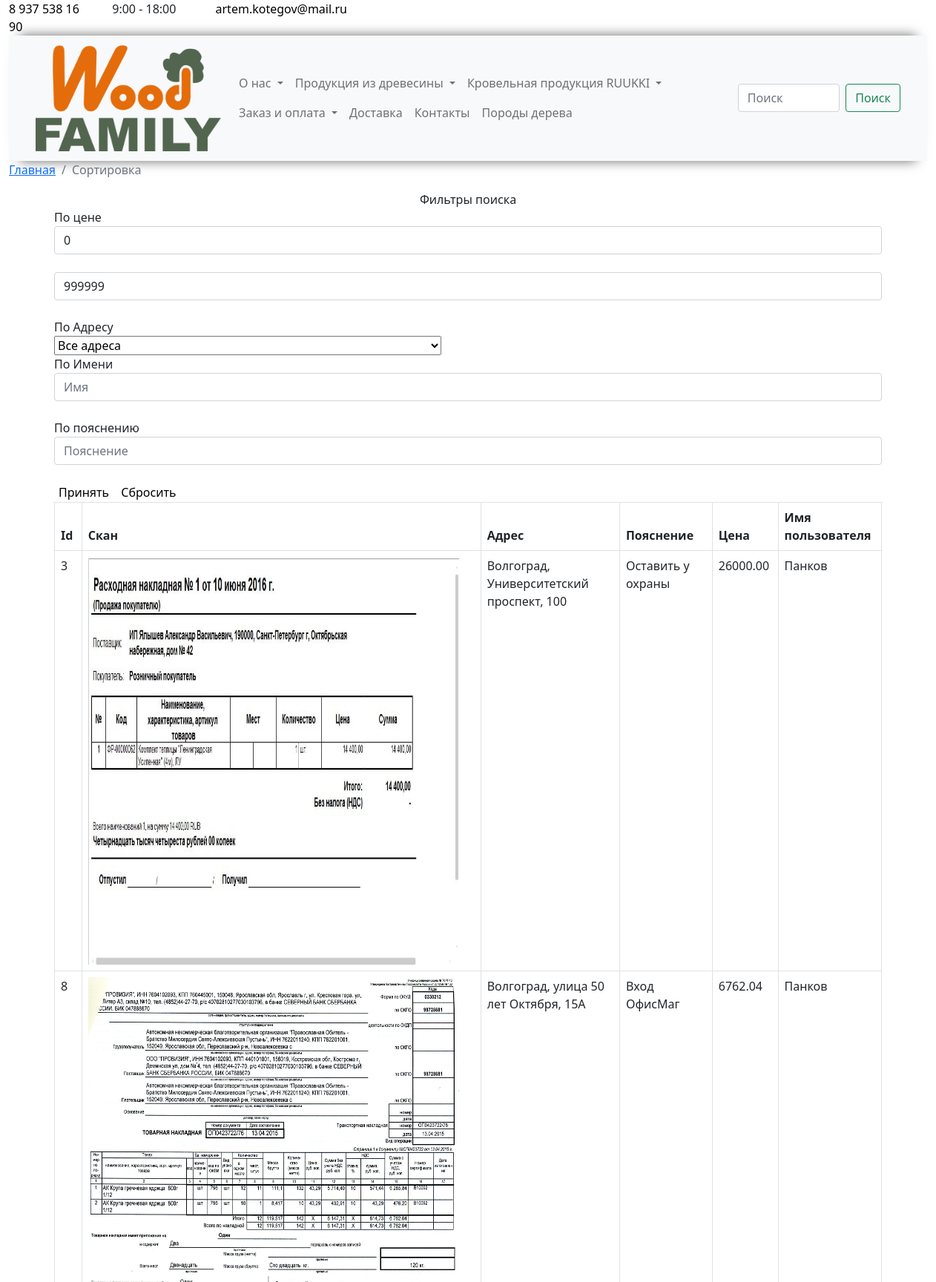
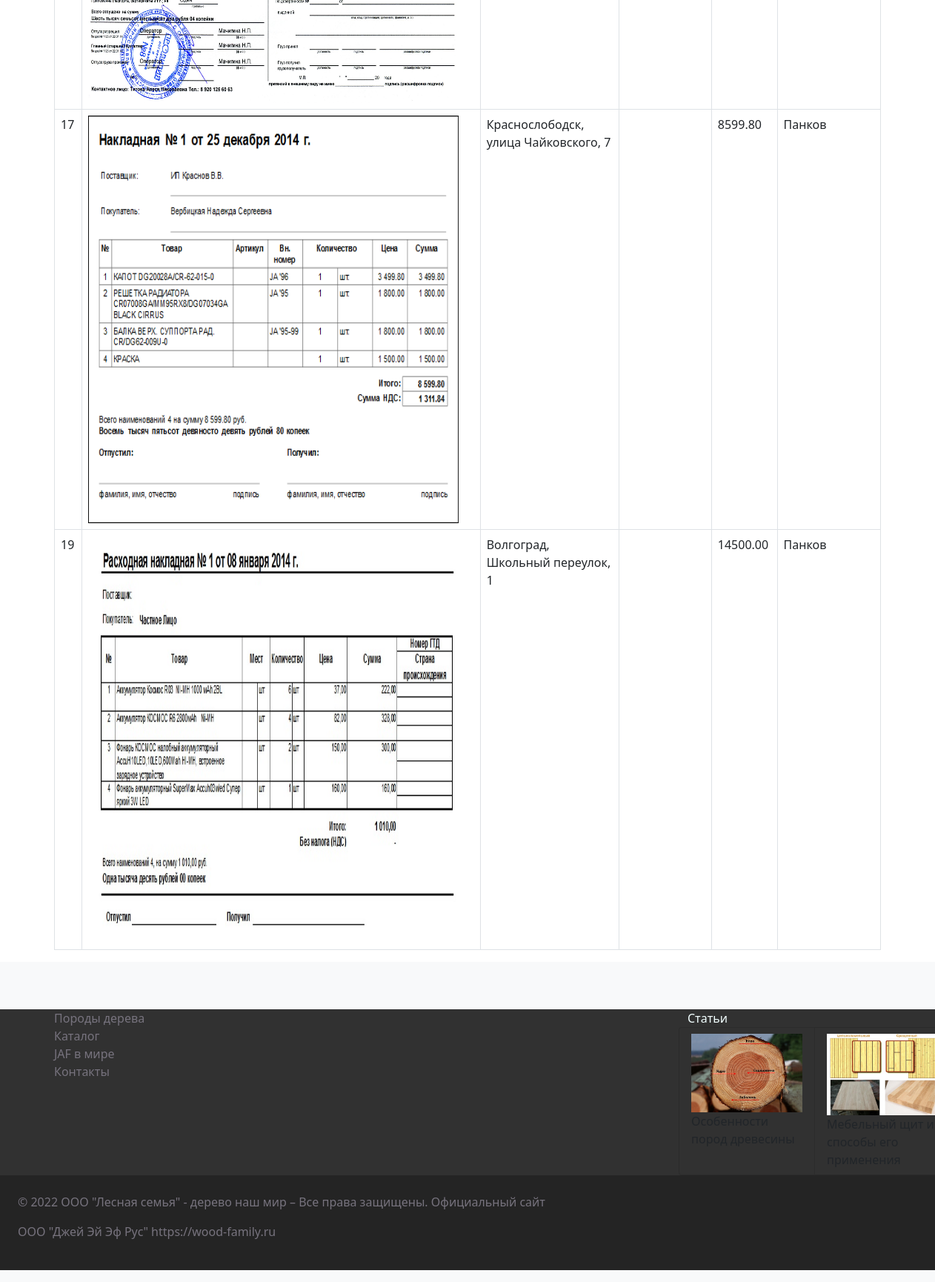
The page /orders.php?name=Панков on the database its author committed (2 pictures, top to bottom).
### tables this page shows
CREATE TABLE `transactions` (
  `invoiceId` int(11) NOT NULL,
  `invoiceScan` varchar(150) NOT NULL,
  `deliveryAdress` varchar(60) NOT NULL,
  `orderNote` text NOT NULL,
  `orderCost` decimal(10,2) NOT NULL,
  `customerId` int(11) NOT NULL
);

CREATE TABLE `customers` (
  `customerId` int(11) NOT NULL,
  `customerName` varchar(45) NOT NULL
);

### orders.php (the view, shortened to what this page needs)
<?php
    $hostname = "localhost";
    $username = "root";
    $password = "root";
    $databaseName = "orders";
    $connect = mysqli_connect($hostname, $username, $password, $databaseName);
    $query = "SELECT transactions.invoiceId,transactions.invoiceScan,transactions.deliveryAdress,transactions.orderNote,transactions.orderCost,customers.customerName FROM transactions inner join customers ON transactions.customerId = customers.customerId ORDER BY transactions.invoiceId ASC";
?>
<!DOCTYPE html>
<html lang="ru">
<head>
    <link rel="stylesheet" href="MainStyle.css">
    <link href="https://cdn.jsdelivr.net/npm/bootstrap@5.0.2/dist/css/bootstrap.min.css" rel="stylesheet">
</head>
<body class="d-flex flex-column min-vh-100">
<div class="container-fluid" >
    <div class="row" style="max-width: 45%">
        <div class="col-3">
            <a class="contact-phone" href="tel:89375381690" title="8 800 555 35 35">
                <span> 8 937 538 16 90</span>
            </a>
        </div>
        <div class="col-3">
            <div class="work-time">
                <span>9:00 - 18:00</span>
            </div>
        </div>
        <div class="col-3">
            <a class="contact-mail" href="mailto:artem.kotegov@mail.ru" title="artem.kotegov@mail.ru">
                <span>artem.kotegov@mail.ru</span>
            </a>
        </div>
    </div>
    <div class="container-fluid" style="background-color: #F8F9FA">
        <div class="row" style="box-shadow:
                 0 15px 15px  -15px dimgrey ,
                 0 -15px 15px  -15px dimgrey;">
            <div class="col-12">
                <nav class="navbar navbar-expand-lg navbar-light bg-light">
                    <div class="container-fluid">
                        <a class="navbar-brand" href="#" onClick='location.href="index.php"'>
                            <img src="image/icon.png" style="max-width: 250px;max-height: 150px;">
                        </a>
                        <div class="collapse navbar-collapse" id="navbarSupportedContent">
                            <ul class="navbar-nav me-auto mb-2 mb-lg-0">
                                <li class="nav-item dropdown">
                                    <a class="nav-link dropdown-toggle" href="#" id="navbarDropdown1" role="button" data-bs-toggle="dropdown" aria-expanded="false">
                                        О нас
                                    </a>
                                </li>
                                <li class="nav-item dropdown">
                                    <a class="nav-link dropdown-toggle" href="#" id="navbarDropdown2" role="button" data-bs-toggle="dropdown" aria-expanded="false">
                                        Продукция из древесины
                                    </a>
                                </li>
                                <li class="nav-item dropdown">
                                    <a class="nav-link dropdown-toggle" href="#" id="navbarDropdown3" role="button" data-bs-toggle="dropdown" aria-expanded="false">
                                        Кровельная продукция RUUKKI
                                    </a>
                                </li>
                                <li class="nav-item dropdown">
                                    <a class="nav-link dropdown-toggle" href="#" id="navbarDropdown4" role="button" data-bs-toggle="dropdown" aria-expanded="false">
                                        Заказ и оплата
                                    </a>
                                </li>
                                <li class="nav-item dropdown">
                                    <a class="nav-link dropdown-x" href="#" id="navbarDropdown5" role="button" data-bs-toggle="dropdown" aria-expanded="false" onClick='location.href="orders.php"'>
                                        Доставка
                                    </a>
                                </li>
                                <li class="nav-item dropdown">
                                    <a class="nav-link dropdown-x" href="#" id="navbarDropdown6" role="button" data-bs-toggle="dropdown" aria-expanded="false">
                                        Контакты
                                    </a>
                                </li>
                                <li class="nav-item dropdown">
                                    <a class="nav-link dropdown-x" href="#" id="navbarDropdown7" role="button" data-bs-toggle="dropdown" aria-expanded="false">
                                        Породы дерева
                                    </a>
                                </li>
                            </ul>
                            <form class="d-flex">
                                <input class="form-control me-2" type="search" placeholder="Поиск" aria-label="Поиск">
                                <button class="btn btn-outline-success" type="submit">Поиск</button>
                            </form>
                        </div>
                    </div>
                </nav>
            </div>
        </div>
    </div>
    <div class="row">
        <nav aria-label="breadcrumb">
            <ol class="breadcrumb">
                <li class="breadcrumb-item"><a href="#" onClick='location.href="index.php"'>Главная</a></li>
                <li class="breadcrumb-item active" aria-current="page">Сортировка</li>
            </ol>
        </nav>
    </div>
    <div class="container">
        <div class ="row">
            <span style="text-align: center">Фильтры поиска</span>
            <span style="text-align: left">По цене</span>
            <form method="GET" id="search">
                <input class="form-control" type="number" name="minimum" placeholder="От" value="<?php
                if (isset($_GET['minimum']))
                    echo $_GET['minimum'];
                else echo 0
                ?>" size="5">
                <br>
                <input class="form-control" type="number" name="maximum" placeholder="До" value="<?php
                if (isset($_GET['maximum']))
                    echo $_GET['maximum'];
                else echo 999999
                ?>" size="5">
                <br>
                <span style="text-align: center">По Адресу</span>
                <br>
                <select class="select" name="select_address">
                    <option value="all">Все адреса</option>
                </select>
                <br>
                <span style="text-align: center">По Имени</span>
                <br>
                <input class="form-control" type="text" name="name" placeholder="Имя" <?php
                if (isset($_GET['name']))
                    echo $_GET['name'];
                else echo ' '
                ?>" size="5">
                <br>
                <span style="text-align: center">По пояснению</span>
                <br>
                <input class="form-control" type="text" name="note" placeholder="Пояснение" <?php
                if (isset($_GET['note'])!='')
                    echo $_GET['note'];
                ?> size="5">
                <br>
                <input type="submit" form="search" value="Принять">
                <input type="reset" form="search" onClick='location.href="orders.php"' value="Сбросить">
            </form>
            <?php
                $min = 0;
                $max = 999999;
                $name = '';
                $note = '';
                if (isset($_GET['name']) != '')
                {
                    $name = htmlspecialchars(strip_tags(stripslashes(trim($_GET['name']))));
                }
                if((!empty($name))and(empty($note))and($selected_address="all"))
                {
                    $query = "SELECT transactions.invoiceId,transactions.invoiceScan,transactions.deliveryAdress,transactions.orderNote,transactions.orderCost,customers.customerName FROM transactions inner join customers ON transactions.customerId = customers.customerId WHERE transactions.orderCost >= '$min' and transactions.orderCost < '$max' and customers.customerName='$name' ORDER BY transactions.invoiceId ASC";
                }
                $result_table = mysqli_query($connect, $query);
            ?>
        </div>
        <div class="row">
            <div class="col-12">
                <table class="table table-bordered" id="orders" class="display" style="width: 100%">
                    <thead>
                    <tr>
                        <th style="width:20px">Id</th>
                        <th style="width:500px">Скан</th>
                        <th style="width:180px">Адрес</th>
                        <th style="width:120px">Пояснение</th>
                        <th style="width:80px">Цена</th>
                        <th style="width:80px">Имя пользователя</th>
                    </tr>
                    </thead>
                    <tbody>
                    <?php while($row1 = mysqli_fetch_array($result_table)):;?>
                        <tr>
                            <td><?php echo $row1[0];?></td>
                            <td><img src="image/<?php echo $row1[1];?>" alt="" height=550 width=500></img></td>
                            <td><?php echo $row1[2];?></td>
                            <td><?php echo $row1[3];?></td>
                            <td><?php echo $row1[4];?></td>
                            <td><?php echo $row1[5];?></td>
                        </tr>
                    <?php endwhile;?>
                    </tbody>
                </table>
            </div>
        </div>
    </div>
</div>
<footer class="footer mt-auto py-3 bg-light">
    <section class="articles_block" style="background-color: #313131;color:#77737E">
        <div class="container text-left text-md-start mt-5">
            <div class="row mt-3">
                <div class="col-3">
                    <div class="row">
                        <span>Породы дерева</span>
                    </div>
                    <div class="row">
                        <span>Каталог</span>
                    </div>
                    <div class="row">
                        <span>JAF в мире</span>
                    </div>
                    <div class="row">
                        <span>Контакты</span>
                    </div>
                </div>
                <div class="col-6">
                </div>
                <div class="col-3 float-end">
                    <div class="articles text-left" style="color:#F2FFFF">
                        Статьи
                        <div class="row">
                            <ul class="list-group list-group-horizontal">
                                <li class="list-group-item" style="background-color: #313131;"><img src="image/articles1.jpg" style="max-width: 150px;max-height: 150px;color:#3A3A3A">Особенности пород древесины</li>
                                <li class="list-group-item" style="background-color: #313131;"> <img src="image/articles2.jpg" style="max-width: 150px;max-height: 150px;color:#3A3A3A">Мебельный щит и способы его применения</li>
                            </ul>
                        </div>
                    </div>
                </div>
            </div>
        </div>
    </section>
    <div class="footer">
        <div class="text-left p-4" style="background-color:#242424;">
            <p class="text-break" style=" color:#77737E">© 2022 ООО "Лесная семья" - дерево наш мир – Все права защищены. Официальный сайт</p>
            <p class="text-break" style=" color:#77737E">ООО "Джей Эй Эф Рус" https://wood-family.ru</p>
        </div>
    </div>
</footer>
</body>
</html>

### MainStyle.css (style rules this page uses)
a.contact-phone { color: black; text-decoration: none; }
a.contact-mail { color: black; text-decoration: none; }
body { font-size: calc(.9em + .0375 * ((100vw - 20em)/ 40)); font-family: 'Open Sans'; text-align: inherit; }
.articles { justify-content: right; }
.dropdown { justify-content: left; }
.navbar-nav { display: flex; flex-wrap: wrap; }
input { border-style: none; background-color: #FFFFFF; }

### rows shown on the page
transactions: invoiceId "3", invoiceScan (picture), deliveryAdress "Волгоград, Университетский проспект, 100", orderNote "Оставить у охраны", orderCost "26000.00", customerId.customerName "Панков"
transactions: invoiceId "8", invoiceScan (picture), deliveryAdress "Волгоград, улица 50 лет Октября, 15А", orderNote "Вход ОфисМаг", orderCost "6762.04", customerId.customerName "Панков"
transactions: invoiceId "17", invoiceScan (picture), deliveryAdress "Краснослободск, улица Чайковского, 7", orderCost "8599.80", customerId.customerName "Панков"
transactions: invoiceId "19", invoiceScan (picture), deliveryAdress "Волгоград, Школьный переулок, 1", orderCost "14500.00", customerId.customerName "Панков"
